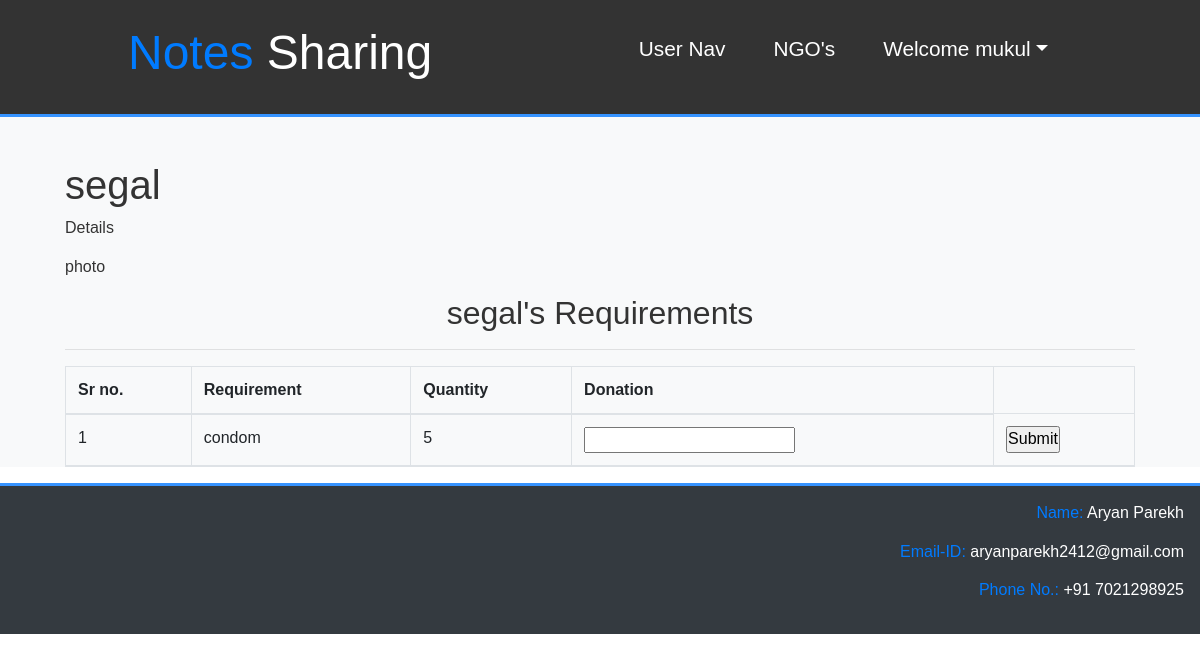
Page /user_ngo_information/11/ (signed in) on the committed database.
### NGO_App/models.py (models this page shows, shortened)
class NGOProfile(models.Model):
    user = models.ForeignKey(User,on_delete=models.CASCADE)
    registration_number=models.CharField(unique=True,max_length=10)
    ngo_name=models.CharField(max_length=50)
    certificate=models.ImageField(blank=False,upload_to='certificate_pics')
    contact = models.CharField(max_length=10)
    country=models.CharField(max_length=50)
    state=models.CharField(max_length=50)
    city=models.CharField(max_length=50)
    pincode=models.CharField(max_length=50)
    verfied=models.BooleanField(default=False)
    address_line_1=models.CharField(max_length=200)
    def __str__(self):
        return self.user.username

class NgoRequirements(models.Model):
    ngo = models.ForeignKey(NGOProfile,on_delete=models.CASCADE)
    requirement= models.CharField(max_length=60,null=False)
    quantity=models.IntegerField(null=False)
    message=models.CharField(max_length=300)

### NGO_App/views.py (the view)
# urls.py: path('user_ngo_information/<int:ngo_pk>/',user_ngo_information,name="user_ngo_information")
def user_ngo_information(request,ngo_pk):
    if not request.user.is_authenticated:
        return redirect('user_login')
    ngo=NGOProfile.objects.get(id=ngo_pk)
    ngo_req=NgoRequirements.objects.filter(ngo=ngo)
    user=User.objects.get(username=ngo)
    ngo_details=NGOProfile.objects.get(user=user)
    data={"ngo_req":ngo_req,"ngo_details":ngo_details}
    if request.method=="POST":
        donation=request.POST.get('donation')
    return render(request,"user_ngo_information.html",data)

### NGO_App/templates/user_ngo_information.html (shortened to what this page needs)
{% extends 'user_navigation.html' %}
{% load static %}
{% block  user_body %}
<section id="signup">
  <div class="bg-light">
    <br><br>
    <div class="container">
      <h1>{{ngo_details.ngo_name}}</h1>
      <p>Details</p>
      <p>photo</p>
      <h2 class="text-center">{{ngo_details.ngo_name}}'s Requirements</h2>
      <hr>
      <table class="table table-bordered" id=mytable>
        <thead>
          <tr>
            <th>Sr no.</th>
            <th>Requirement</th>
            <th>Quantity</th>
            <th>Donation</th>
          </tr>
          {% for i in ngo_req %}
          <tr>
            <td>{{ forloop.counter }}</td>
            <td>{{i.requirement}}</td>
            <td>{{i.quantity}}</td>
              <form class=""  method="post">
                <td>
                <input type="number" min="1" name="donation" value="">
                </td>
                <td>
                <input type="submit" name="" value="Submit">
                </td>
              </form>
          </tr>
          {% endfor %}
        </thead>
      </table>
    </div>
  </div>
</section>
{% endblock %}

### NGO_App/templates/user_navigation.html (shortened to what this page needs)
<!DOCTYPE html>
{% load static %}
<html lang="en" dir="ltr">
  <head>
    <link rel="stylesheet" href="https://maxcdn.bootstrapcdn.com/bootstrap/4.5.0/css/bootstrap.min.css">
    <link rel="stylesheet" href="https://cdnjs.cloudflare.com/ajax/libs/font-awesome/4.7.0/css/font-awesome.min.css">
    <link rel="stylesheet" href="{% static 'css/full.css' %}">
  </head>
  <body>
    <nav id='navbar'>
        <h2><a href="#"><span class="text-primary">Notes</span> Sharing</a></h2>
      <ul>
        <li><a href="{% url 'user_profile' %}">User Nav</a></li>
        <li><a href="{% url 'user_ngo_view' %}">NGO's</a></li>
        <li class="nav-item dropdown">
          <a class="dropdown-toggle" href="#" data-toggle="dropdown">Welcome {{request.user.first_name}}</a>
        </li>
      </ul>
    </nav>
    {% block user_body %}
    {% endblock %}
    <footer class="bg-dark">
      <p><span class="text-primary">Name: </span>Aryan Parekh</p>
      <p><span class="text-primary">Email-ID: </span>aryanparekh2412@gmail.com</p>
      <p><span class="text-primary">Phone No.: </span>+91 7021298925</p>
    </footer>
  </body>
</html>

### NGO_App/static/css/full.css (style rules this page uses)
* { margin:0; padding: 0; box-sizing: border-box; scroll-behavior: smooth; }
body { font-family: Arial, sans-serif; line-height: 1.4; color: #fff; overflow-x: scroll; }
.container { max-width: 1100px; margin: auto; }
.text-primary { color: #3693ff; }
.bg-light { background: #f4f4f4; color: #333; }
.bg-dark { background: #333; color: #fff; }
#navbar { display: flex; justify-content: space-between; background: #333; color: #fff; padding: 1.5rem 8rem; position: sticky; top: 0; z-index: 1; border-bottom: 3px solid #3693ff; }
#navbar ul { display: flex; align-items: center; list-style: none; }
#navbar h2 a { font-size: 3rem; text-align: left; color: #fff; text-decoration: none; }
#navbar li a { text-decoration: none; color: #fff; padding: 1rem; font-size: 1.3rem; margin: 0 0.5rem; border-radius: 5px; transition: background-color 0.35s; }
footer { padding: 1rem; border-top: 3px solid #3693ff; }
footer p { text-align:right; }

### rows in the picture
NGOProfile: ngo_name "segal"
NgoRequirements: requirement "condom", quantity "5"

### other values in the picture
{{ request.user.first_name }} "mukul"
